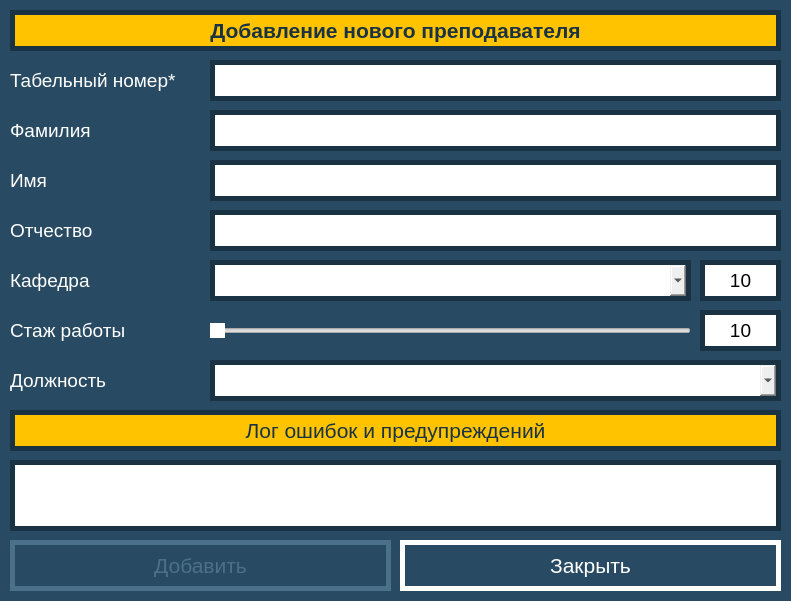
<?xml version="1.0" encoding="UTF-8"?>
<ui version="4.0">
 <class>TeacherInsertForm</class>
 <widget class="QWidget" name="TeacherInsertForm">
  <property name="geometry">
   <rect>
    <x>0</x>
    <y>0</y>
    <width>791</width>
    <height>601</height>
   </rect>
  </property>
  <property name="minimumSize">
   <size>
    <width>791</width>
    <height>601</height>
   </size>
  </property>
  <property name="maximumSize">
   <size>
    <width>791</width>
    <height>601</height>
   </size>
  </property>
  <property name="windowTitle">
   <string>Преподаватель, добавление</string>
  </property>
  <property name="styleSheet">
   <string notr="true">QWidget#TeacherInsertForm {

	background-color: #284B63;
}</string>
  </property>
  <widget class="QLabel" name="headText">
   <property name="geometry">
    <rect>
     <x>10</x>
     <y>10</y>
     <width>771</width>
     <height>41</height>
    </rect>
   </property>
   <property name="font">
    <font>
     <pointsize>16</pointsize>
     <weight>75</weight>
     <bold>true</bold>
    </font>
   </property>
   <property name="styleSheet">
    <string notr="true">QLabel#headText {

	background-color: #FFC300;
	color: #1A3344;
	border: 5px solid #1A3344;
}</string>
   </property>
   <property name="text">
    <string>Добавление нового преподавателя</string>
   </property>
   <property name="alignment">
    <set>Qt::AlignCenter</set>
   </property>
  </widget>
  <widget class="QLineEdit" name="IDLabel">
   <property name="enabled">
    <bool>false</bool>
   </property>
   <property name="geometry">
    <rect>
     <x>210</x>
     <y>60</y>
     <width>571</width>
     <height>41</height>
    </rect>
   </property>
   <property name="font">
    <font>
     <pointsize>14</pointsize>
    </font>
   </property>
   <property name="styleSheet">
    <string notr="true">QLineEdit#IDLabel {

	border: 5px solid #1A3344;
}</string>
   </property>
   <property name="alignment">
    <set>Qt::AlignCenter</set>
   </property>
  </widget>
  <widget class="QLabel" name="text1">
   <property name="geometry">
    <rect>
     <x>10</x>
     <y>60</y>
     <width>191</width>
     <height>41</height>
    </rect>
   </property>
   <property name="font">
    <font>
     <pointsize>14</pointsize>
    </font>
   </property>
   <property name="styleSheet">
    <string notr="true">QLabel#text1 {

	background-color: #284B63;
	color: #FFFFFF;
}</string>
   </property>
   <property name="text">
    <string>Табельный номер*</string>
   </property>
  </widget>
  <widget class="QLineEdit" name="lastNameLine">
   <property name="geometry">
    <rect>
     <x>210</x>
     <y>110</y>
     <width>571</width>
     <height>41</height>
    </rect>
   </property>
   <property name="font">
    <font>
     <pointsize>14</pointsize>
    </font>
   </property>
   <property name="styleSheet">
    <string notr="true">QLineEdit#lastNameLine {

	border: 5px solid #1A3344;
}</string>
   </property>
  </widget>
  <widget class="QLabel" name="text2">
   <property name="geometry">
    <rect>
     <x>10</x>
     <y>110</y>
     <width>191</width>
     <height>41</height>
    </rect>
   </property>
   <property name="font">
    <font>
     <pointsize>14</pointsize>
    </font>
   </property>
   <property name="styleSheet">
    <string notr="true">QLabel#text2 {

	background-color: #284B63;
	color: #FFFFFF;
}</string>
   </property>
   <property name="text">
    <string>Фамилия</string>
   </property>
  </widget>
  <widget class="QLineEdit" name="nameLine">
   <property name="geometry">
    <rect>
     <x>210</x>
     <y>160</y>
     <width>571</width>
     <height>41</height>
    </rect>
   </property>
   <property name="font">
    <font>
     <pointsize>14</pointsize>
    </font>
   </property>
   <property name="styleSheet">
    <string notr="true">QLineEdit#nameLine {

	border: 5px solid #1A3344;
}</string>
   </property>
  </widget>
  <widget class="QLabel" name="text3">
   <property name="geometry">
    <rect>
     <x>10</x>
     <y>160</y>
     <width>191</width>
     <height>41</height>
    </rect>
   </property>
   <property name="font">
    <font>
     <pointsize>14</pointsize>
    </font>
   </property>
   <property name="styleSheet">
    <string notr="true">QLabel#text3 {

	background-color: #284B63;
	color: #FFFFFF;
}</string>
   </property>
   <property name="text">
    <string>Имя</string>
   </property>
  </widget>
  <widget class="QLabel" name="text4">
   <property name="geometry">
    <rect>
     <x>10</x>
     <y>210</y>
     <width>191</width>
     <height>41</height>
    </rect>
   </property>
   <property name="font">
    <font>
     <pointsize>14</pointsize>
    </font>
   </property>
   <property name="styleSheet">
    <string notr="true">QLabel#text4 {

	background-color: #284B63;
	color: #FFFFFF;
}</string>
   </property>
   <property name="text">
    <string>Отчество</string>
   </property>
  </widget>
  <widget class="QLineEdit" name="patronymicLine">
   <property name="geometry">
    <rect>
     <x>210</x>
     <y>210</y>
     <width>571</width>
     <height>41</height>
    </rect>
   </property>
   <property name="font">
    <font>
     <pointsize>14</pointsize>
    </font>
   </property>
   <property name="styleSheet">
    <string notr="true">QLineEdit#patronymicLine {

	border: 5px solid #1A3344;
}</string>
   </property>
  </widget>
  <widget class="QComboBox" name="postBox">
   <property name="geometry">
    <rect>
     <x>210</x>
     <y>360</y>
     <width>571</width>
     <height>41</height>
    </rect>
   </property>
   <property name="font">
    <font>
     <pointsize>14</pointsize>
    </font>
   </property>
   <property name="styleSheet">
    <string notr="true">QComboBox#postBox {

	border: 5px solid #1A3344;
}</string>
   </property>
  </widget>
  <widget class="QLabel" name="text5">
   <property name="geometry">
    <rect>
     <x>10</x>
     <y>360</y>
     <width>191</width>
     <height>41</height>
    </rect>
   </property>
   <property name="font">
    <font>
     <pointsize>14</pointsize>
    </font>
   </property>
   <property name="styleSheet">
    <string notr="true">QLabel#text5 {

	background-color: #284B63;
	color: #FFFFFF;
}</string>
   </property>
   <property name="text">
    <string>Должность</string>
   </property>
  </widget>
  <widget class="QSlider" name="countSlider">
   <property name="geometry">
    <rect>
     <x>210</x>
     <y>310</y>
     <width>481</width>
     <height>41</height>
    </rect>
   </property>
   <property name="styleSheet">
    <string notr="true">QSlider#countSlider::handle:horizontal {
background: #FFFFFF;
}

QSlider#countSlider::handle:horizontal:hover {
background: #FFC300;
}

QSlider#countSlider::handle:horizontal:pressed {
background: #3976A0;
}</string>
   </property>
   <property name="orientation">
    <enum>Qt::Horizontal</enum>
   </property>
  </widget>
  <widget class="QLabel" name="text6">
   <property name="geometry">
    <rect>
     <x>10</x>
     <y>310</y>
     <width>191</width>
     <height>41</height>
    </rect>
   </property>
   <property name="font">
    <font>
     <pointsize>14</pointsize>
    </font>
   </property>
   <property name="styleSheet">
    <string notr="true">QLabel#text6 {

	background-color: #284B63;
	color: #FFFFFF;
}</string>
   </property>
   <property name="text">
    <string>Стаж работы</string>
   </property>
  </widget>
  <widget class="QLabel" name="countLabel">
   <property name="geometry">
    <rect>
     <x>700</x>
     <y>310</y>
     <width>81</width>
     <height>41</height>
    </rect>
   </property>
   <property name="font">
    <font>
     <pointsize>14</pointsize>
    </font>
   </property>
   <property name="styleSheet">
    <string notr="true">QLabel#countLabel {

	background-color: #FFFFFF;
	border: 5px solid #1A3344;
}</string>
   </property>
   <property name="text">
    <string>10</string>
   </property>
   <property name="alignment">
    <set>Qt::AlignCenter</set>
   </property>
  </widget>
  <widget class="QComboBox" name="departmentBox">
   <property name="geometry">
    <rect>
     <x>210</x>
     <y>260</y>
     <width>481</width>
     <height>41</height>
    </rect>
   </property>
   <property name="font">
    <font>
     <pointsize>14</pointsize>
    </font>
   </property>
   <property name="styleSheet">
    <string notr="true">QComboBox#departmentBox {

	border: 5px solid #1A3344;
}</string>
   </property>
  </widget>
  <widget class="QLabel" name="text7">
   <property name="geometry">
    <rect>
     <x>10</x>
     <y>260</y>
     <width>191</width>
     <height>41</height>
    </rect>
   </property>
   <property name="font">
    <font>
     <pointsize>14</pointsize>
    </font>
   </property>
   <property name="styleSheet">
    <string notr="true">QLabel#text7 {

	background-color: #284B63;
	color: #FFFFFF;
}</string>
   </property>
   <property name="text">
    <string>Кафедра</string>
   </property>
  </widget>
  <widget class="QTextEdit" name="logText">
   <property name="geometry">
    <rect>
     <x>10</x>
     <y>460</y>
     <width>771</width>
     <height>71</height>
    </rect>
   </property>
   <property name="font">
    <font>
     <pointsize>10</pointsize>
    </font>
   </property>
   <property name="styleSheet">
    <string notr="true">QTextEdit#logText {

	border: 5px solid #1A3344;
}</string>
   </property>
  </widget>
  <widget class="QLabel" name="logHead">
   <property name="geometry">
    <rect>
     <x>10</x>
     <y>410</y>
     <width>771</width>
     <height>41</height>
    </rect>
   </property>
   <property name="font">
    <font>
     <pointsize>16</pointsize>
     <weight>50</weight>
     <bold>false</bold>
    </font>
   </property>
   <property name="styleSheet">
    <string notr="true">QLabel#logHead {

	background-color: #FFC300;
	color: #1A3344;
	border: 5px solid #1A3344;
}</string>
   </property>
   <property name="text">
    <string>Лог ошибок и предупреждений</string>
   </property>
   <property name="alignment">
    <set>Qt::AlignCenter</set>
   </property>
  </widget>
  <widget class="QPushButton" name="addingButton">
   <property name="enabled">
    <bool>false</bool>
   </property>
   <property name="geometry">
    <rect>
     <x>10</x>
     <y>540</y>
     <width>381</width>
     <height>51</height>
    </rect>
   </property>
   <property name="font">
    <font>
     <pointsize>16</pointsize>
    </font>
   </property>
   <property name="styleSheet">
    <string notr="true">QPushButton#addingButton {

	background-color: #284B63;
	color: #FFFFFF;
	border: 5px solid #FFFFFF;
}
QPushButton#addingButton:hover {

	background-color: #FFFFFF;
	color: #1A3344;
	border: 5px solid #1A3344;
}
QPushButton#addingButton:pressed {

	background-color: #DB1921;
	color: #FFFFFF;
	border: 5px solid #1A3344;
}
QPushButton#addingButton:disabled {

	background-color: #284B63;
	color: #4B7089;
	border: 5px solid #4B7089;
}</string>
   </property>
   <property name="text">
    <string>Добавить</string>
   </property>
  </widget>
  <widget class="QPushButton" name="exitButton">
   <property name="geometry">
    <rect>
     <x>400</x>
     <y>540</y>
     <width>381</width>
     <height>51</height>
    </rect>
   </property>
   <property name="font">
    <font>
     <pointsize>16</pointsize>
    </font>
   </property>
   <property name="styleSheet">
    <string notr="true">QPushButton#exitButton {

	background-color: #284B63;
	color: #FFFFFF;
	border: 5px solid #FFFFFF;
}
QPushButton#exitButton:hover {

	background-color: #FFFFFF;
	color: #1A3344;
	border: 5px solid #1A3344;
}
QPushButton#exitButton:pressed {

	background-color: #DB1921;
	color: #FFFFFF;
	border: 5px solid #1A3344;
}
QPushButton#exitButton:disabled {

	background-color: #284B63;
	color: #4B7089;
	border: 5px solid #4B7089;
}</string>
   </property>
   <property name="text">
    <string>Закрыть</string>
   </property>
  </widget>
  <widget class="QLabel" name="departmentIDLabel">
   <property name="geometry">
    <rect>
     <x>700</x>
     <y>260</y>
     <width>81</width>
     <height>41</height>
    </rect>
   </property>
   <property name="font">
    <font>
     <pointsize>14</pointsize>
    </font>
   </property>
   <property name="styleSheet">
    <string notr="true">QLabel#departmentIDLabel {

	background-color: #FFFFFF;
	border: 5px solid #1A3344;
}</string>
   </property>
   <property name="text">
    <string>10</string>
   </property>
   <property name="alignment">
    <set>Qt::AlignCenter</set>
   </property>
  </widget>
 </widget>
 <resources/>
 <connections/>
</ui>
